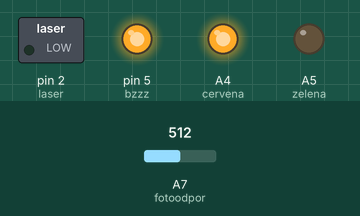
Recording of a sketch running on a simulated Arduino Nano, built with avr-gcc and run on an emulated ATmega328P. Shown: switched loads named in the sketch (green lamp = pin HIGH), output pins drawn as LEDs (lit = HIGH). The test bench sets the inputs (shaded band); at power-on: A7 (fotoodpor) = 512.

Above: at 1.2 s.
1.3 s: A7 (fotoodpor) set to 1001
2.8 s: A7 (fotoodpor) set to 1021
At 3.8 s:
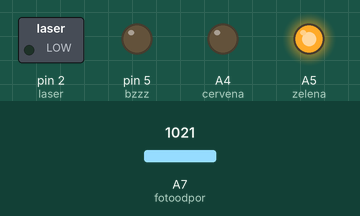
4.3 s: A7 (fotoodpor) set to 1005
At 5.0 s:
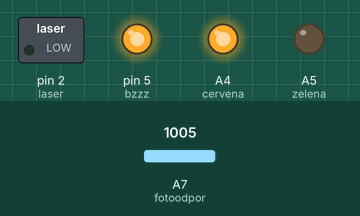
5.8 s: A7 (fotoodpor) set to 1023
At 6.1 s:
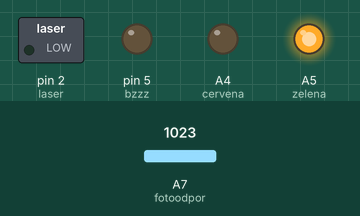
Timing chart, 0 to 8.3 s (numbered marks = the images above; inputs shaded):
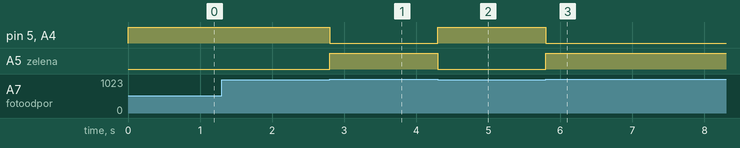

The sketch:

SvetelnaZavora.ino
```cpp
#define laser 2
#define fotoodpor A7
#define zelena A5
#define cervena A4
#define bzzz 5

void setup() {
  pinMode(laser, OUTPUT);
  pinMode(fotoodpor, INPUT);
  pinMode(zelena, OUTPUT);
  pinMode(cervena, OUTPUT);
  pinMode(bzzz, OUTPUT);

}

void loop() {
  unsigned int odpor = analogRead(fotoodpor);
  //Serial.println(odpor);
  if (odpor >= 1015) {
    digitalWrite(zelena, HIGH);
    digitalWrite(cervena, LOW);
    digitalWrite(bzzz, LOW);

  }
  else {
    digitalWrite(zelena, LOW);
    digitalWrite(cervena, HIGH);
    digitalWrite(bzzz, HIGH);

  }

}
```

Measured:
- the behaviour switches between 1014 and 1015 on A7 (fotoodpor) (found by bisection; images 0 and 1)
- after the input at 1.3 s, every drawn part: stays the same
- after the input at 2.8 s, pin 5 (bzzz), A4 (cervena): HIGH → LOW at once; A5 (zelena): LOW → HIGH at once
- after the input at 4.3 s, pin 5 (bzzz), A4 (cervena): LOW → HIGH at once; A5 (zelena): HIGH → LOW at once
- after the input at 5.8 s, pin 5 (bzzz), A4 (cervena): HIGH → LOW at once; A5 (zelena): LOW → HIGH at once
